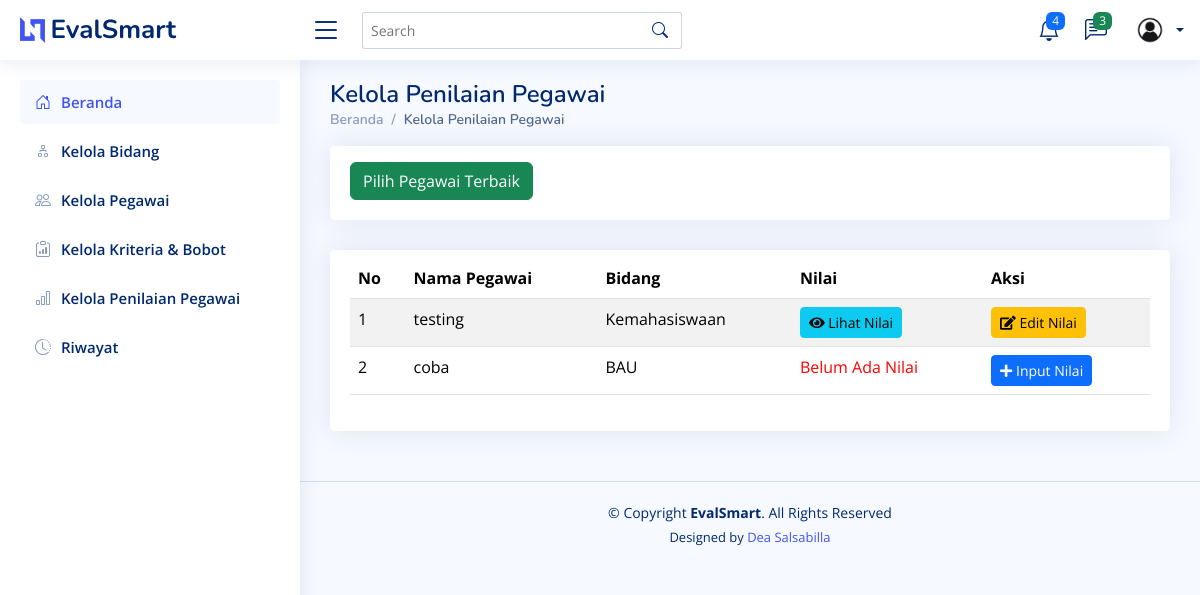
The app's page /penilaian/, older data.
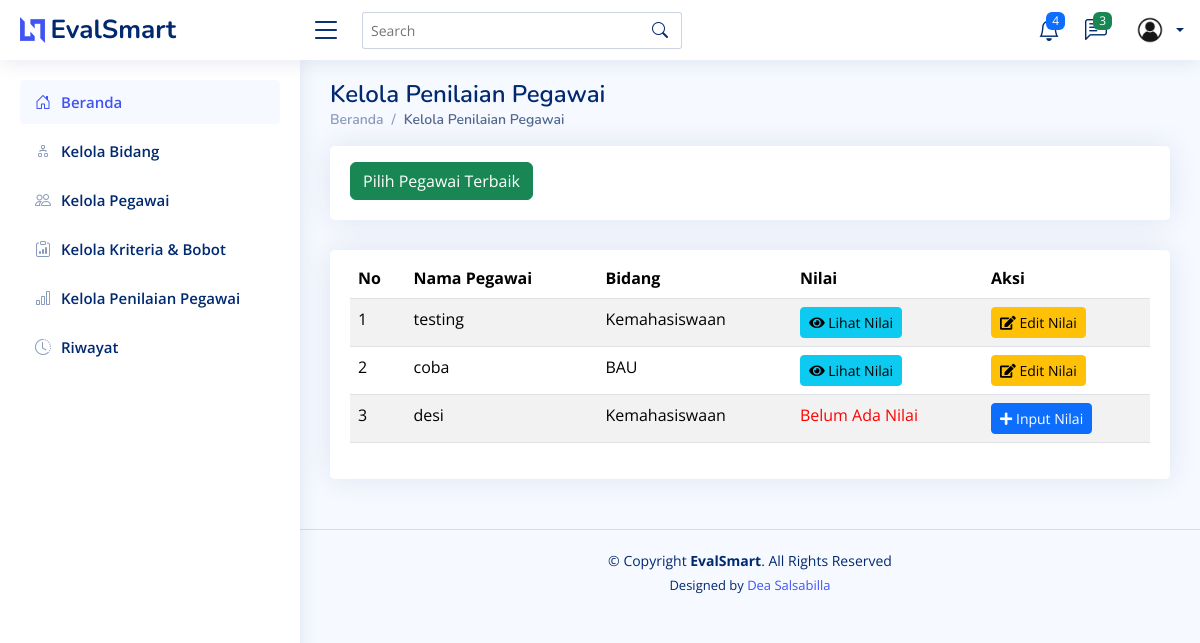
The same page, newer data.
### testing/models.py (models this page shows, shortened)
class Penilaian(models.Model):
    id = models.AutoField(primary_key=True)  # ID otomatis
    nama = models.ForeignKey('Pegawai', on_delete=models.CASCADE)  # Relasi ke tabel Pegawai
    bidang = models.ForeignKey('Bidang', on_delete=models.CASCADE)  # Relasi ke tabel Bidang
    nilai = models.TextField(null=True, blank=True)
    class Meta:
        verbose_name_plural = "Penilaian"
        ordering = ['id']

class Pegawai(models.Model):
    id = models.AutoField(primary_key=True)  # ID otomatis
    nomor_induk = models.CharField(max_length=20, unique=True)  # Nomor induk pegawai
    nama = models.CharField(max_length=100)  # Nama pegawai
    alamat = models.TextField()  # Alamat pegawai
    no_telp = models.CharField(max_length=15)  # Nomor telepon pegawai
    bidang = models.ForeignKey(Bidang, on_delete=models.CASCADE)  # Relasi ke tabel Bidang
    class Meta:
        verbose_name_plural = "Pegawai"
        ordering = ['nama']

class Bidang(models.Model):
    id = models.AutoField(primary_key=True)
    nama = models.CharField(max_length=255)
    class Meta:
        verbose_name_plural = "Bidang"
        ordering = ['id']

### testing/views.py (the view)
# urls.py: path("penilaian/", views.penilaian, name="penilaian"),
def penilaian(request):
    penilaian_list = Penilaian.objects.all()
    return render(request, 'penilaian.html', {'penilaian_list': penilaian_list})

### testing/templates/penilaian.html (shortened to what this page needs)
<!DOCTYPE html>
<html lang="en">
  <head>
    {% load static %}
    <link href="{% static 'assets/vendor/bootstrap/css/bootstrap.min.css' %}" rel="stylesheet" />
    <link href="{% static 'assets/vendor/bootstrap-icons/bootstrap-icons.css' %}" rel="stylesheet" />
    <link href="{% static 'assets/vendor/boxicons/css/boxicons.min.css' %}" rel="stylesheet" />
    <link href="{% static 'assets/vendor/quill/quill.snow.css' %}" rel="stylesheet" />
    <link href="{% static 'assets/vendor/quill/quill.bubble.css' %}" rel="stylesheet" />
    <link href="{% static 'assets/vendor/remixicon/remixicon.css' %}" rel="stylesheet" />
    <link href="{% static 'assets/vendor/simple-datatables/style.css' %}" rel="stylesheet" />
    <link href="{% static 'assets/css/style.css' %}" rel="stylesheet" />
    <link href="https://cdnjs.cloudflare.com/ajax/libs/font-awesome/5.15.4/css/all.min.css" rel="stylesheet">
  </head>
  <body>
    {% include 'partials/header.html' %}
    {% include 'partials/sidebar.html' %}
    <main id="main" class="main">
      <div class="pagetitle">
        <h1>Kelola Penilaian Pegawai</h1>
        <nav>
          <ol class="breadcrumb">
            <li class="breadcrumb-item">
              <a href="{% url 'home' %}">Beranda</a>
            </li>
            <li class="breadcrumb-item active">Kelola Penilaian Pegawai</li>
          </ol>
        </nav>
      </div>
      <div class="row">
        <div class="col-lg-12">
          <div class="card">
            <div class="card-body">
              <button class="btn btn-success mt-3"><a href="{% url 'pegawai_terbaik' %}" style="color: white; text-decoration: none;">Pilih Pegawai Terbaik</a></button>
            </div>
          </div>
        </div>
      </div>
      <section class="section">
        <div class="row">
          <div class="col-lg-12">
            <div class="card">
              <div class="card-body">
                <table class="table table-striped mt-2">
                  <thead>
                    <tr>
                      <th scope="col">No</th>
                      <th scope="col">Nama Pegawai</th>
                      <th scope="col">Bidang</th>
                      <th scope="col">Nilai</th>
                      <th scope="col">Aksi</th>
                    </tr>
                  </thead>
                  <tbody>
                    {% for item in penilaian_list %}
                      <tr>
                        <td>{{ forloop.counter }}</td>
                        <td>{{ item.nama.nama }}</td>
                        <td>{{ item.bidang.nama }}</td>
                        <td>
                          {% if item.nilai %}
                            <a href="{% url 'lihat_nilai' item.id%}" class="btn btn-info btn-sm"><i class="fas fa-eye"></i> Lihat Nilai</a>
                          {% else %}
                            <span style="color: red;">Belum Ada Nilai</span>
                          {% endif %}
                        </td>
                        <td>
                          {% if item.nilai %}
                            <a href="{% url 'edit_nilai' item.id %}" class="btn btn-warning btn-sm"><i class="fas fa-edit"></i> Edit Nilai</a>
                          {% else %}
                            <a href="{% url 'input_nilai' item.id %}" class="btn btn-primary btn-sm"><i class="fas fa-plus"></i> Input Nilai</a>
                          {% endif %}
                        </td>
                      </tr>
                    {% endfor %}
                  </tbody>
                </table>
              </div>
            </div>
          </div>
        </div>
      </section>
    </main>
    {% include 'partials/footer.html' %}
  </body>
</html>

### testing/templates/partials/header.html (shortened to what this page needs)
{% load static %}
<header id="header" class="header fixed-top d-flex align-items-center">
    <div class="d-flex align-items-center justify-content-between">
      <a href="index.html" class="logo d-flex align-items-center">
        <img src="assets/img/logo.png" alt="" />
        <span class="d-none d-lg-block">EvalSmart</span>
      </a>
      <i class="bi bi-list toggle-sidebar-btn"></i>
    </div>
    <div class="search-bar">
      <form class="search-form d-flex align-items-center" method="POST" action="#">
        <input type="text" name="query" placeholder="Search" title="Enter search keyword" />
        <button type="submit" title="Search"><i class="bi bi-search"></i></button>
      </form>
    </div>
    <nav class="header-nav ms-auto">
      <ul class="d-flex align-items-center">
        <li class="nav-item dropdown">
          <a class="nav-link nav-icon" href="#" data-bs-toggle="dropdown">
            <i class="bi bi-bell"></i>
            <span class="badge bg-primary badge-number">4</span>
          </a>
        </li>
        <li class="nav-item dropdown">
          <a class="nav-link nav-icon" href="#" data-bs-toggle="dropdown">
            <i class="bi bi-chat-left-text"></i>
            <span class="badge bg-success badge-number">3</span>
          </a>
        </li>
        <li class="nav-item dropdown pe-3">
          <a class="nav-link nav-profile d-flex align-items-center pe-0" href="#" data-bs-toggle="dropdown">
            <img src="{% static 'assets/img/user.jpg' %}" alt="Profile" class="rounded-circle" />
            <span class="d-none d-md-block dropdown-toggle ps-2">{{ request.user.username }}</span>
          </a>
        </li>
      </ul>
    </nav>
  </header>

### testing/templates/partials/sidebar.html (shortened to what this page needs)
<aside id="sidebar" class="sidebar">
  <ul class="sidebar-nav" id="sidebar-nav">
    <li class="nav-item">
      <a class="nav-link " href="{% url 'home' %}">
        <i class="bi bi-house-door"></i>
        <span>Beranda</span>
      </a>
    </li>
    <li class="nav-item">
      <a class="nav-link collapsed" href="{% url 'bidang' %}">
        <i class="bi bi-diagram-2"></i>
        <span>Kelola Bidang</span>
      </a>
    </li>
    <li class="nav-item">
      <a class="nav-link collapsed" href="{% url 'pegawai' %}">
        <i class="bi bi-people"></i>
        <span>Kelola Pegawai</span>
      </a>
    </li>
    <li class="nav-item">
      <a class="nav-link collapsed" href="{% url 'kriteria' %}">
        <i class="bi bi-clipboard-data"></i>
        <span>Kelola Kriteria & Bobot</span>
      </a>
    </li>
    <li class="nav-item">
      <a class="nav-link collapsed" href="{% url 'penilaian' %}">
        <i class="bi bi-bar-chart"></i>
        <span>Kelola Penilaian Pegawai</span>
      </a>
    </li>
    <li class="nav-item">
      <a class="nav-link collapsed" href="{% url 'riwayat' %}">
        <i class="bi bi-clock-history"></i>
        <span>Riwayat</span>
      </a>
    </li>
  </ul>
</aside>

### testing/templates/partials/footer.html
<footer id="footer" class="footer">
    <div class="copyright">
      &copy; Copyright <strong><span>EvalSmart</span></strong>. All Rights Reserved
    </div>
    <div class="credits">
      Designed by <a href="https://instagram.com/dea.salsa.503/" target="_blank">Dea Salsabilla</a>
    </div>
  </footer>

### testing/static/assets/css/style.css (style rules this page uses)
:root { scroll-behavior: smooth; }
body { font-family: "Open Sans", sans-serif; background: #f6f9ff; color: #444444; }
a { color: #4154f1; text-decoration: none; }
h1, h2, h3, h4, h5, h6 { font-family: "Nunito", sans-serif; }
#main { margin-top: 60px; padding: 20px 30px; transition: all 0.3s; }
.pagetitle { margin-bottom: 10px; }
.pagetitle h1 { font-size: 24px; margin-bottom: 0; font-weight: 600; color: #012970; }
.card { margin-bottom: 30px; border: none; border-radius: 5px; box-shadow: 0px 0 30px rgba(1, 41, 112, 0.1); }
.card-body { padding: 0 20px 20px 20px; }
.breadcrumb { font-size: 14px; font-family: "Nunito", sans-serif; color: #899bbd; font-weight: 600; }
.breadcrumb a { color: #899bbd; transition: 0.3s; }
.breadcrumb .breadcrumb-item::before { color: #899bbd; }
.breadcrumb .active { color: #51678f; font-weight: 600; }
.logo { line-height: 1; }
@media (min-width: 1200px) { .logo { width: 280px; } }
.logo img { max-height: 26px; margin-right: 6px; }
.logo span { font-size: 26px; font-weight: 700; color: #012970; font-family: "Nunito", sans-serif; }
.header { transition: all 0.5s; z-index: 997; height: 60px; box-shadow: 0px 2px 20px rgba(1, 41, 112, 0.1); background-color: #fff; padding-left: 20px; }
.header .toggle-sidebar-btn { font-size: 32px; padding-left: 10px; cursor: pointer; color: #012970; }
.header .search-bar { min-width: 360px; padding: 0 20px; }
.header .search-form { width: 100%; }
.header .search-form input { border: 0; font-size: 14px; color: #012970; border: 1px solid rgba(1, 41, 112, 0.2); padding: 7px 38px 7px 8px; border-radius: 3px; transition: 0.3s; width: 100%; }
.header .search-form button { border: 0; padding: 0; margin-left: -30px; background: none; }
.header .search-form button i { color: #012970; }
.header-nav ul { list-style: none; }
.header-nav>ul { margin: 0; padding: 0; }
.header-nav .nav-icon { font-size: 22px; color: #012970; margin-right: 25px; position: relative; }
.header-nav .nav-profile { color: #012970; }
.header-nav .nav-profile img { max-height: 36px; }
.header-nav .nav-profile span { font-size: 14px; font-weight: 600; }
.header-nav .badge-number { position: absolute; inset: -2px -5px auto auto; font-weight: normal; font-size: 12px; padding: 3px 6px; }
.sidebar { position: fixed; top: 60px; left: 0; bottom: 0; width: 300px; z-index: 996; transition: all 0.3s; padding: 20px; overflow-y: auto; scrollbar-width: thin; scrollbar-color: #aab7cf transparent; box-shadow: 0px 0px 20px rgba(1, 41, 112, 0.1); background-color: #fff; }
@media (min-width: 1200px) { #main, #footer { margin-left: 300px; } }
.sidebar-nav { padding: 0; margin: 0; list-style: none; }
.sidebar-nav li { padding: 0; margin: 0; list-style: none; }
.sidebar-nav .nav-item { margin-bottom: 5px; }
.sidebar-nav .nav-link { display: flex; align-items: center; font-size: 15px; font-weight: 600; color: #4154f1; transition: 0.3; background: #f6f9ff; padding: 10px 15px; border-radius: 4px; }
.sidebar-nav .nav-link i { font-size: 16px; margin-right: 10px; color: #4154f1; }
.sidebar-nav .nav-link.collapsed { color: #012970; background: #fff; }
.sidebar-nav .nav-link.collapsed i { color: #899bbd; }
.footer { padding: 20px 0; font-size: 14px; transition: all 0.3s; border-top: 1px solid #cddfff; }
.footer .copyright { text-align: center; color: #012970; }
.footer .credits { padding-top: 5px; text-align: center; font-size: 13px; color: #012970; }

Row changes from the older to the newer data that the page shows:
changed Penilaian "coba": nilai "Belum Ada Nilai Input Nilai" → "Lihat Nilai Edit Nilai"
added Penilaian: nama.nama "desi", bidang.nama "Kemahasiswaan", shows "Belum Ada Nilai", shows "Input Nilai"
